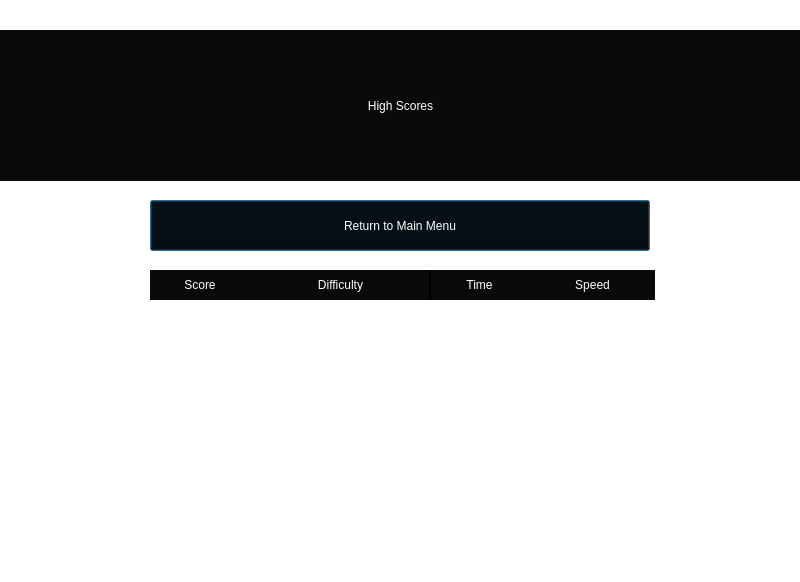
<?xml version="1.0" encoding="UTF-8"?>
<ui version="4.0">
 <class>HighScores</class>
 <widget class="QWidget" name="HighScores">
  <property name="geometry">
   <rect>
    <x>0</x>
    <y>0</y>
    <width>800</width>
    <height>582</height>
   </rect>
  </property>
  <property name="windowTitle">
   <string>Form</string>
  </property>
  <property name="styleSheet">
   <string notr="true">background-color: rgb(0, 0, 0,0);</string>
  </property>
  <widget class="QLabel" name="Title">
   <property name="geometry">
    <rect>
     <x>0</x>
     <y>30</y>
     <width>801</width>
     <height>151</height>
    </rect>
   </property>
   <property name="styleSheet">
    <string notr="true">color: rgb(255, 255, 255);
background-color: rgba(0, 0, 0, 245);</string>
   </property>
   <property name="text">
    <string>High Scores</string>
   </property>
   <property name="alignment">
    <set>Qt::AlignCenter</set>
   </property>
  </widget>
  <widget class="QLabel" name="scoreHeader">
   <property name="geometry">
    <rect>
     <x>150</x>
     <y>270</y>
     <width>100</width>
     <height>30</height>
    </rect>
   </property>
   <property name="styleSheet">
    <string notr="true">color: rgb(255, 255, 255);
background-color: rgba(0, 0, 0, 245);</string>
   </property>
   <property name="text">
    <string>Score</string>
   </property>
   <property name="alignment">
    <set>Qt::AlignCenter</set>
   </property>
  </widget>
  <widget class="QLabel" name="difficultyHeader">
   <property name="geometry">
    <rect>
     <x>250</x>
     <y>270</y>
     <width>181</width>
     <height>30</height>
    </rect>
   </property>
   <property name="styleSheet">
    <string notr="true">color: rgb(255, 255, 255);
background-color: rgba(0, 0, 0, 245);</string>
   </property>
   <property name="text">
    <string>Difficulty</string>
   </property>
   <property name="alignment">
    <set>Qt::AlignCenter</set>
   </property>
  </widget>
  <widget class="QLabel" name="timeHeader">
   <property name="geometry">
    <rect>
     <x>429</x>
     <y>270</y>
     <width>101</width>
     <height>30</height>
    </rect>
   </property>
   <property name="styleSheet">
    <string notr="true">color: rgb(255, 255, 255);
background-color: rgba(0, 0, 0, 245);</string>
   </property>
   <property name="text">
    <string>Time</string>
   </property>
   <property name="alignment">
    <set>Qt::AlignCenter</set>
   </property>
  </widget>
  <widget class="QLabel" name="speedHeader">
   <property name="geometry">
    <rect>
     <x>530</x>
     <y>270</y>
     <width>125</width>
     <height>30</height>
    </rect>
   </property>
   <property name="styleSheet">
    <string notr="true">color: rgb(255, 255, 255);
background-color: rgba(0, 0, 0, 245);</string>
   </property>
   <property name="text">
    <string>Speed</string>
   </property>
   <property name="alignment">
    <set>Qt::AlignCenter</set>
   </property>
  </widget>
  <widget class="QPushButton" name="mainmenuButton">
   <property name="geometry">
    <rect>
     <x>150</x>
     <y>200</y>
     <width>500</width>
     <height>51</height>
    </rect>
   </property>
   <property name="styleSheet">
    <string notr="true">color: rgb(255, 255, 255);
background-color: rgba(0, 0, 0, 245);</string>
   </property>
   <property name="text">
    <string>Return to Main Menu</string>
   </property>
   <property name="default">
    <bool>true</bool>
   </property>
  </widget>
  <widget class="QLabel" name="label">
   <property name="geometry">
    <rect>
     <x>0</x>
     <y>0</y>
     <width>800</width>
     <height>600</height>
    </rect>
   </property>
   <property name="text">
    <string/>
   </property>
   <property name="pixmap">
    <pixmap resource="gameresources.qrc">:/screenshots/background.png</pixmap>
   </property>
  </widget>
  <zorder>label</zorder>
  <zorder>Title</zorder>
  <zorder>scoreHeader</zorder>
  <zorder>difficultyHeader</zorder>
  <zorder>timeHeader</zorder>
  <zorder>speedHeader</zorder>
  <zorder>mainmenuButton</zorder>
 </widget>
 <resources>
  <include location="gameresources.qrc"/>
 </resources>
 <connections/>
</ui>
